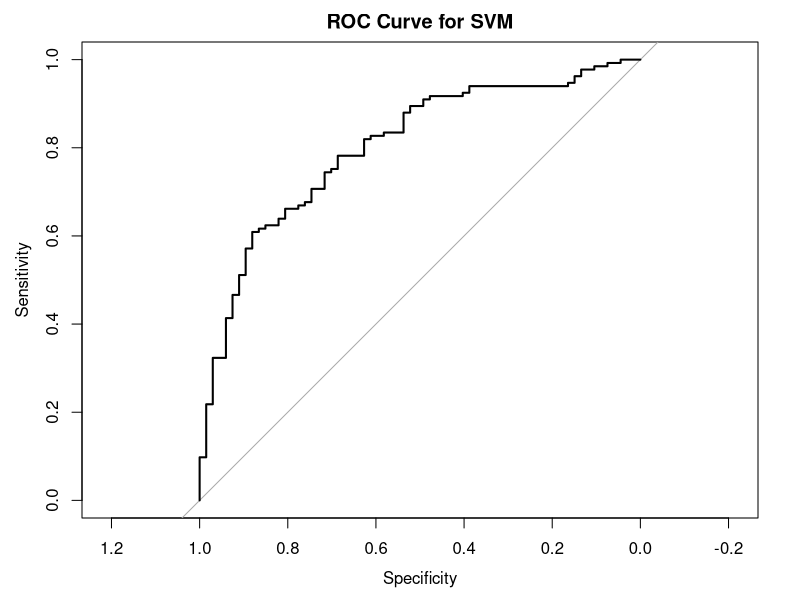

R code for this plot:
# ---------------------------------------
# SVM Model
# ---------------------------------------

library(e1071)
library(pROC)

test.german = read.csv("data/german_test.csv", header=TRUE)
train.german = read.csv("data/german_train.csv", header=TRUE)


# Linear SVM
tune.out <- tune(
  svm,
  good_bad_credit ~ .,
  data = train.german,
  kernel = "linear",
  ranges = list(cost = c(0.1, 1, 5, 10, 100, 1000)),
  tunecontrol = tune.control(sampling = "fix"),
  validation.x = subset(test.german, select = -good_bad_credit),
  validation.y = test.german$good_bad_credit
)
tune.out$best.parameters

# Fit with Cost = 100
svm.fit.linear = svm(formula = good_bad_credit ~ .,
                     data=train.german,
                     type="C-classification",
                     kernel="linear",
                     cost=100,
                     scale=TRUE,
                     probability=TRUE)

Y.hat.linear = predict(svm.fit.linear, test.german, probability=TRUE)

conf.matrix = table(test.german$good_bad_credit,Y.hat.linear)

linear.mc = mean(Y.hat.linear != test.german$good_bad_credit)
linear.sens = conf.matrix[2,2] / (conf.matrix[1,2] + conf.matrix[2,2])
linear.spec = conf.matrix[1,1] / (conf.matrix[1,1] + conf.matrix[2,1])
linear.cost = conf.matrix[1,2] * 1 + conf.matrix[2,1] * 5


# ------------------------------------------------------------------------------
tune.out <- tune(
  svm,
  good_bad_credit ~ .,
  data = train.german,
  kernel = "polynomial",
  ranges = list(cost = c(0.1, 1, 5, 10, 100, 1000)),
  tunecontrol = tune.control(sampling = "fix"),
  validation.x = subset(test.german, select = -good_bad_credit),
  validation.y = test.german$good_bad_credit
)
tune.out$best.parameters

# Polynomial SVM
svm.fit.poly = svm(formula = good_bad_credit ~ .,
                     data=train.german,
                     type="C-classification",
                     kernel="polynomial",
                     cost=1,
                     scale=TRUE,
                     probability=TRUE)

Y.hat.poly = predict(svm.fit.poly, test.german, probability=TRUE)

conf.matrix = table(test.german$good_bad_credit,Y.hat.poly)

poly.mc = mean(Y.hat.poly != test.german$good_bad_credit)
poly.sens = conf.matrix[2,2] / (conf.matrix[1,2] + conf.matrix[2,2])
poly.spec = conf.matrix[1,1] / (conf.matrix[1,1] + conf.matrix[2,1])
poly.cost = conf.matrix[1,2] * 1 + conf.matrix[2,1] * 5


# ------------------------------------------------------------------------------

tune.out <- tune(
  svm,
  good_bad_credit ~ .,
  data = train.german,
  kernel = "radial",
  ranges = list(gamma = 2^seq(-8, 1, by = 2), cost = c(0.1, 1, 5, 10, 100, 1000)),
  tunecontrol = tune.control(sampling = "fix"),
  validation.x = subset(test.german, select = -good_bad_credit),
  validation.y = test.german$good_bad_credit,
  class.weights = c("0" = 1, "1" = 5),
)
tune.out$best.parameters

# Radial SVM
svm.fit.radial = svm(formula = good_bad_credit ~ .,
                   data=train.german,
                   type="C-classification",
                   kernel="radial",
                   cost=5,
                   gamma=0.0625,
                   scale=TRUE,
                   probability=TRUE)

Y.hat.radial = predict(svm.fit.radial, test.german, probability=TRUE)
svm.prob <- attr(Y.hat.radial, "probabilities")

head(svm.prob)

conf.matrix = table(test.german$good_bad_credit,Y.hat.radial)

rad.mc = mean(Y.hat.radial != test.german$good_bad_credit)
rad.sens = conf.matrix[2,2] / (conf.matrix[1,2] + conf.matrix[2,2])
rad.spec = conf.matrix[1,1] / (conf.matrix[1,1] + conf.matrix[2,1])
rad.cost = conf.matrix[1,2] * 1 + conf.matrix[2,1] * 5

png("/Users/gracewang/stat228-credit-classifier/figures/roc_curve_svm_model.png", width = 800, height = 600)
roc.svm <- roc(
  response = test.german$good_bad_credit,
  predictor = svm.prob[, "0"]
)
plot(roc.svm, main = "ROC Curve for SVM")
auc(roc.svm)
dev.off()



svm.results <- data.frame(
  Model = c("Linear SVM", "Polynomial SVM", "Radial SVM"),
  Misclassification = c(linear.mc, poly.mc, rad.mc),
  Sensitivity = c(linear.sens, poly.sens, rad.sens),
  Specificity = c(linear.spec, poly.spec, rad.spec)
)
